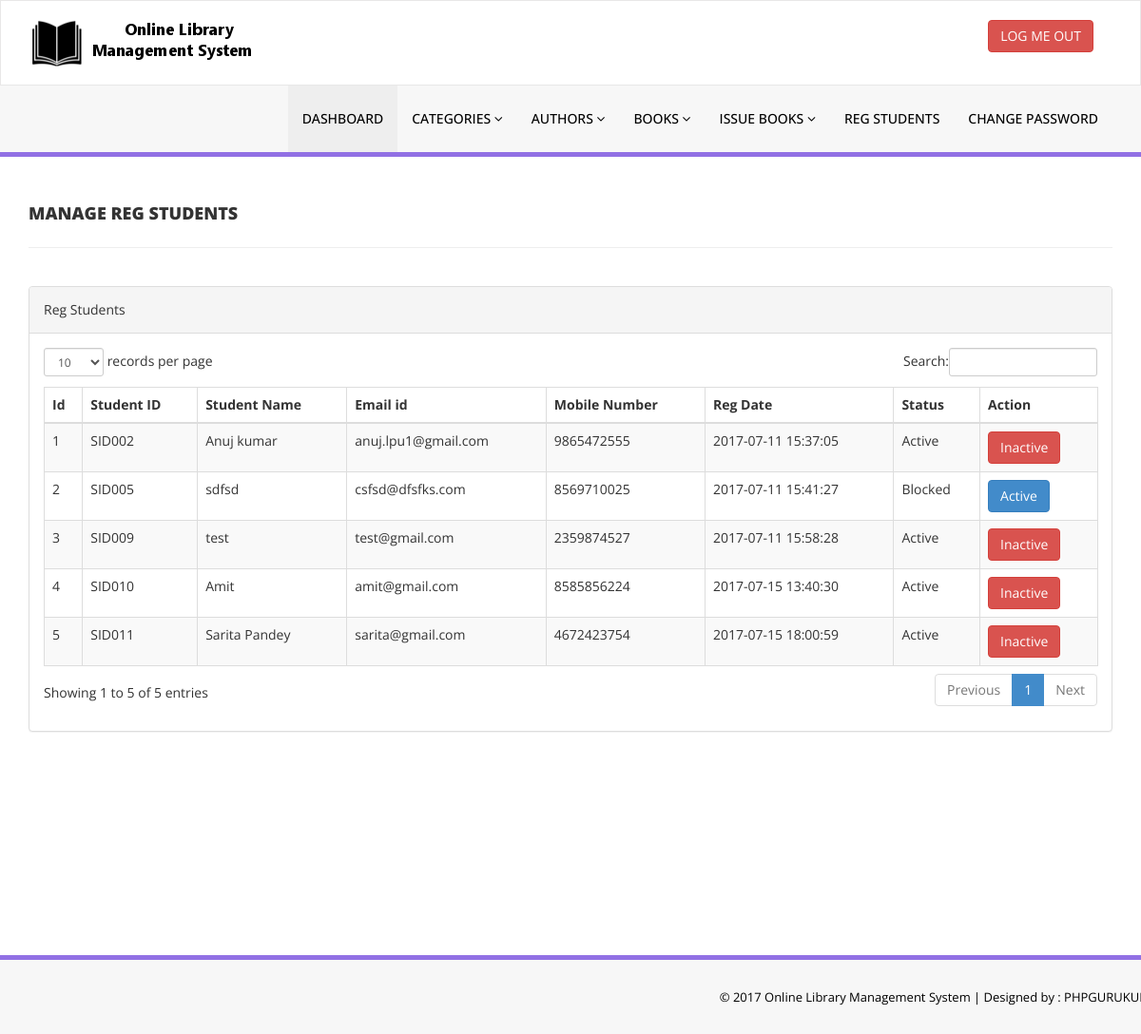
The page /library/admin/reg-students.php (signed in) on the database its author committed.
### tables this page shows
CREATE TABLE `tblstudents` (
  `id` int(11) NOT NULL,
  `StudentId` varchar(100) DEFAULT NULL,
  `FullName` varchar(120) DEFAULT NULL,
  `EmailId` varchar(120) DEFAULT NULL,
  `MobileNumber` char(11) DEFAULT NULL,
  `Password` varchar(120) DEFAULT NULL,
  `Status` int(1) DEFAULT NULL,
  `RegDate` timestamp NULL DEFAULT CURRENT_TIMESTAMP,
  `UpdationDate` timestamp NULL DEFAULT NULL ON UPDATE CURRENT_TIMESTAMP
);

### library/admin/reg-students.php (the view, shortened to what this page needs)
<?php
include('includes/config.php');
if(strlen($_SESSION['alogin'])==0)
    {
header('location:index.php');
}
else{
    ?>
<!DOCTYPE html>
<html xmlns="http://www.w3.org/1999/xhtml">
<head>
    <link href="assets/css/bootstrap.css" rel="stylesheet" />
    <link href="assets/css/font-awesome.css" rel="stylesheet" />
    <link href="assets/js/dataTables/dataTables.bootstrap.css" rel="stylesheet" />
    <link href="assets/css/style.css" rel="stylesheet" />
</head>
<body>
<?php include('includes/header.php');?>
    <div class="content-wrapper">
         <div class="container">
        <div class="row pad-botm">
            <div class="col-md-12">
                <h4 class="header-line">Manage Reg Students</h4>
    </div>
        </div>
            <div class="row">
                <div class="col-md-12">
                    <div class="panel panel-default">
                        <div class="panel-heading">
                          Reg Students
                        </div>
                        <div class="panel-body">
                            <div class="table-responsive">
                                <table class="table table-striped table-bordered table-hover" id="dataTables-example">
                                    <thead>
                                        <tr>
                                            <th>Id</th>
                                            <th>Student ID</th>
                                            <th>Student Name</th>
                                            <th>Email id </th>
                                            <th>Mobile Number</th>
                                            <th>Reg Date</th>
                                            <th>Status</th>
                                            <th>Action</th>
                                        </tr>
                                    </thead>
                                    <tbody>
<?php $sql = "SELECT * from tblstudents";
$query = $dbh -> prepare($sql);
$query->execute();
$results=$query->fetchAll(PDO::FETCH_OBJ);
$cnt=1;
if($query->rowCount() > 0)
{
foreach($results as $result)
{               ?>
                                        <tr class="odd gradeX">
                                            <td class="center"><?php echo htmlentities($cnt);?></td>
                                            <td class="center"><?php echo htmlentities($result->StudentId);?></td>
                                            <td class="center"><?php echo htmlentities($result->FullName);?></td>
                                            <td class="center"><?php echo htmlentities($result->EmailId);?></td>
                                            <td class="center"><?php echo htmlentities($result->MobileNumber);?></td>
                                             <td class="center"><?php echo htmlentities($result->RegDate);?></td>
                                            <td class="center"><?php if($result->Status==1)
                                            {
                                                echo htmlentities("Active");
                                            } else {
                                            echo htmlentities("Blocked");
}
                                            ?></td>
                                            <td class="center">
<?php if($result->Status==1)
 {?>
<a href="reg-students.php?inid=<?php echo htmlentities($result->id);?>" onclick="return confirm('Are you sure you want to block this student?');"" >  <button class="btn btn-danger"> Inactive</button>
<?php } else {?>
                                            <a href="reg-students.php?id=<?php echo htmlentities($result->id);?>" onclick="return confirm('Are you sure you want to active this student?');""><button class="btn btn-primary"> Active</button>
                                            <?php } ?>
                                            </td>
                                        </tr>
 <?php $cnt=$cnt+1;}} ?>
                                    </tbody>
                                </table>
                            </div>
                        </div>
                    </div>
                </div>
            </div>
    </div>
    </div>
  <?php include('includes/footer.php');?>
</body>
</html>
<?php } ?>

### library/admin/assets/css/style.css (style rules this page uses)
.content-wrapper { margin-top: 40px; min-height:800px; padding-bottom:90px; }
.header-line { font-weight:900; padding-bottom:25px; border-bottom:1px solid #eeeeee; text-transform:uppercase; }
.pad-botm { padding-bottom:30px; }

### rows shown on the page
tblstudents: StudentId "SID002", FullName "Anuj kumar", EmailId "anuj.lpu1@gmail.com", MobileNumber "9865472555", RegDate "2017-07-11 15:37:05"
tblstudents: StudentId "SID005", FullName "sdfsd", EmailId "csfsd@dfsfks.com", MobileNumber "8569710025", RegDate "2017-07-11 15:41:27"
tblstudents: StudentId "SID009", FullName "test", EmailId "test@gmail.com", MobileNumber "2359874527", RegDate "2017-07-11 15:58:28"
tblstudents: StudentId "SID010", FullName "Amit", EmailId "amit@gmail.com", MobileNumber "8585856224", RegDate "2017-07-15 13:40:30"
tblstudents: StudentId "SID011", FullName "Sarita Pandey", EmailId "sarita@gmail.com", MobileNumber "4672423754", RegDate "2017-07-15 18:00:59"
